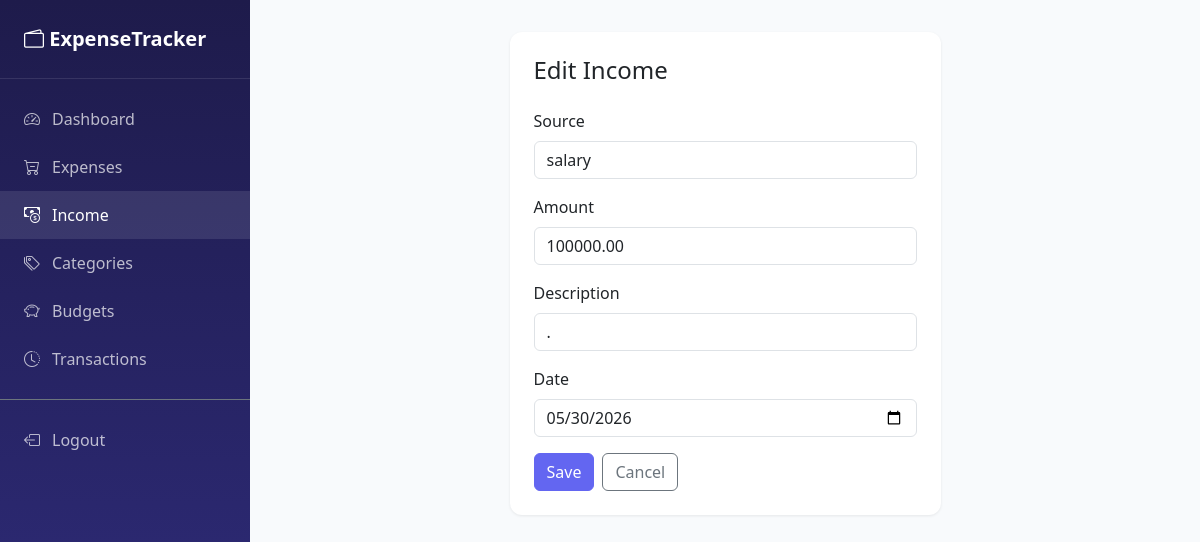
The page /income/3/edit/ (signed in) on the database its author committed.
### finance/models.py (models this page shows, shortened)
class Income(models.Model):
    user = models.ForeignKey(User, on_delete=models.CASCADE, related_name="incomes")
    source = models.CharField(max_length=100)
    amount = models.DecimalField(
        max_digits=12, decimal_places=2, validators=[MinValueValidator(0.01)]
    )
    description = models.CharField(max_length=255, blank=True)
    date = models.DateField(default=timezone.now)
    created_at = models.DateTimeField(auto_now_add=True)
    class Meta:
        ordering = ["-date", "-created_at"]

### finance/views.py (the view)
# urls.py: path("income/<int:pk>/edit/", views.income_edit, name="income_edit"),
@login_required
def income_edit(request, pk):
    income = get_object_or_404(Income, pk=pk, user=request.user)
    if request.method == "POST":
        form = IncomeForm(request.POST, instance=income)
        if form.is_valid():
            form.save()
            messages.success(request, "Income updated.")
            return redirect("income_list")
    else:
        form = IncomeForm(instance=income)
    return render(request, "finance/income_form.html", {"form": form, "title": "Edit Income"})

### finance/forms.py
class IncomeForm(forms.ModelForm):
    class Meta:
        model = Income
        fields = ["source", "amount", "description", "date"]
        widgets = {
            "source": forms.TextInput(attrs={"class": "form-control", "placeholder": "Salary, freelance, etc."}),
            "amount": forms.NumberInput(attrs={"class": "form-control", "step": "0.01", "min": "0.01"}),
            "description": forms.TextInput(attrs={"class": "form-control", "placeholder": "Optional notes"}),
            "date": forms.DateInput(attrs={"class": "form-control", "type": "date"}),
        }

### finance/templates/finance/income_form.html
{% extends "finance/form_base.html" %}

### finance/templates/finance/form_base.html (shortened to what this page needs)
{% extends "finance/base.html" %}
{% block content %}
<div class="row justify-content-center">
    <div class="col-md-6">
        <div class="card p-4">
            <h2 class="h4 mb-4">{{ title }}</h2>
            <form method="post">
                {% for field in form %}
                <div class="mb-3">
                    <label class="form-label">{{ field.label }}</label>
                    {{ field }}
                </div>
                {% endfor %}
                <div class="d-flex gap-2">
                    <button type="submit" class="btn btn-primary">Save</button>
                    <a href="javascript:history.back()" class="btn btn-outline-secondary">Cancel</a>
                </div>
            </form>
        </div>
    </div>
</div>
{% endblock %}

### finance/templates/finance/base.html (style rules this page uses)
:root { --sidebar-width: 250px; --primary: #6366f1; --primary-dark: #4f46e5; }
body { background: #f8fafc; min-height: 100vh; }
.card { border: none; border-radius: 12px; box-shadow: 0 1px 3px rgba(0,0,0,0.08); }
.btn-primary { background: var(--primary); border-color: var(--primary); }

### rows shown on the page
Income: form "salary" "100000.00" "." "05/30/2026"

### other values the page prints
{{ title }} "Edit Income"
{{ field.label }} "Source" "Amount" "Description" "Date"
